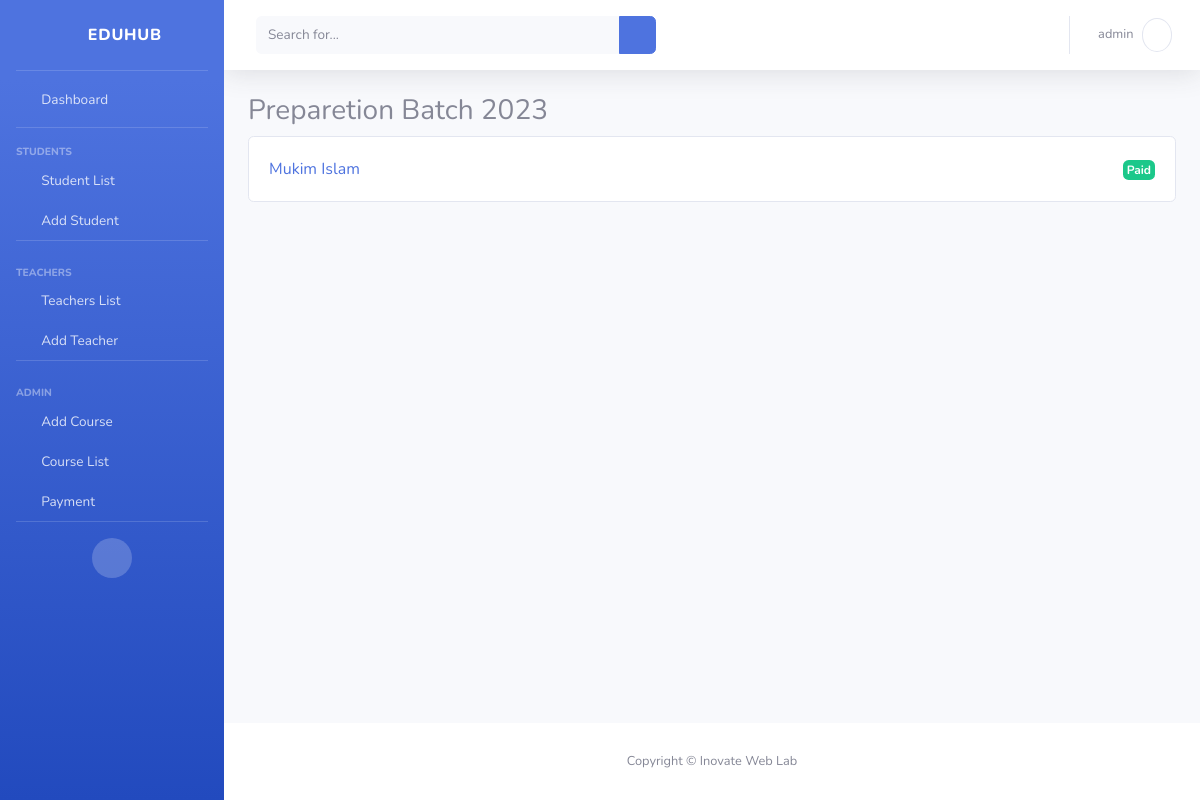
The app's page /course-details/6 (signed in) with its own data.
### main/models.py (models this page shows, shortened)
class Course(models.Model):
    FEE_TYPES = (
        ('one-time', 'One-time'),
        ('monthly', 'Monthly'),
    )
    course_name = models.CharField(max_length=100, null=True, blank=True)
    desc = models.TextField(null=True, blank=True, default='N/A')
    fee_type = models.CharField(max_length=20, choices=FEE_TYPES)
    fee = models.IntegerField(null=True, blank=True)
    first_roll = models.IntegerField(default=1)

class Student(models.Model):
    GENDERS = (
        ('male', "Male"),
        ('female', 'Female'),
        ('custom', 'Custom'),
    )
    STATUS = (
        ('running', 'Running'),
        ('finished', 'Finished')
    )
    student_id = models.IntegerField(unique=True, null=True, blank=True)
    student_photo = models.ImageField(upload_to='student_photos/', null=True, blank=True)
    student_name = models.CharField(max_length=40, null=True, blank=True)
    date_of_birth = models.DateField(blank=True, null=True, default='N/A')
    gender = models.CharField(max_length=20,choices=GENDERS, null=True, blank=True, default='N/A')
    religion = models.CharField(max_length=20, null=True, blank=True, default='N/A')
    contact_number = models.CharField(max_length=20, null=True, blank=True, default='N/A')
    father_name = models.CharField(max_length=20, null=True, blank=True, default='N/A')
    mother_name = models.CharField(max_length=20, null=True, blank=True, default='N/A')
    home_number = models.CharField(max_length=20, null=True, blank=True, default='N/A')
    address = models.CharField(max_length=20, null=True, blank=True, default='N/A')
    course = models.ForeignKey(Course, on_delete=models.CASCADE, default=0)
    status = models.CharField(max_length=15, choices=STATUS, default="N/A")

### EduHub/views.py (the view)
# urls.py: path('course-details/<int:id>', views.course_details, name='course-details'),
def course_details(request, id):
    course = Course.objects.get(id=id)
    students = course.student_set.all()
    context = {
        'course': course,
        'students': students
    }
    return render(request, 'course_details.html', context)

### templates/course_details.html (shortened to what this page needs)
{% extends 'base.html' %}
{% load static %}
{% block body %}
<h1 class="h3">
    {{course.course_name}}
</h1>
{% if students %}
{% for student in students %}
<a href="{% url 'single-student' student.id %}">
    <div class="card">
        <div class="card-body">
            <div class="row">
                <div class="col-6">{{student.student_name}}</div>
                <div class="col-6 text-right">
                    {% if student.course.fee_type == "one-time" %}
                    {% if student.onetimefee.status == True %}
                    <div class="badge badge-success p-1">Paid</div>
                    {% else %}
                    <div class="badge badge-danger p-1">Unpaid</div>
                    {% endif %}
                    {% endif %}
                </div>
            </div>
        </div>
    </div>
</a>
{% endfor %}
{% else %}
<div class="card">
    <div class="card-body">
        No students found
    </div>
</div>
{% endif %}
{% endblock %}

### templates/base.html (shortened to what this page needs)
{% load static %}
<!DOCTYPE html>
<html lang="en">
<head>
    <link href="{% static 'vendor/fontawesome-free/css/all.min.css' %}" rel="stylesheet" type="text/css">
    <link href="{% static 'css/bootstrap.min.css' %}" rel="stylesheet">
</head>
<body id="page-top">
    <div id="wrapper">
        <ul class="navbar-nav bg-gradient-primary sidebar sidebar-dark accordion" id="accordionSidebar">
            <a class="sidebar-brand d-flex align-items-center justify-content-center" href="{% url 'index' %}">
                <div class="sidebar-brand-icon rotate-n-15">
                    <i class="fas fa-laugh-wink"></i>
                </div>
                <div class="sidebar-brand-text mx-3">EduHub</div>
            </a>
            <hr class="sidebar-divider my-0">
            <li class="nav-item">
                <a class="nav-link" href="{% url 'index' %}">
                    <i class="fas fa-fw fa-tachometer-alt"></i>
                    <span>Dashboard</span></a>
            </li>
            <hr class="sidebar-divider">
            <div class="sidebar-heading">
                Students
            </div>
            <li class="nav-item">
                <a class="nav-link py-2" href="{% url 'student-list' %}">
                    <i class="fas fa-fw fa-users"></i>
                    <span>Student List</span></a>
            </li>
            <li class="nav-item">
                <a class="nav-link py-2" href="{% url 'add-student' %}">
                    <i class="fas fa-fw fa-user-plus"></i>
                    <span>Add Student</span></a>
            </li>
            <hr class="sidebar-divider">
            <div class="sidebar-heading pt-2">
                Teachers
            </div>
            <li class="nav-item">
                <a class="nav-link py-2" href="{% url 'teacher-list' %}">
                    <i class="fas fa-fw fa-user-tie"></i>
                    <span>Teachers List</span></a>
            </li>
            <li class="nav-item">
                <a class="nav-link py-2" href="{% url 'add-teacher' %}">
                    <i class="fas fa-fw fa-user-tie"></i>
                    <span>Add Teacher</span></a>
            </li>
            <hr class="sidebar-divider">
            <div class="sidebar-heading pt-2">
                Admin
            </div>
            <li class="nav-item">
                <a class="nav-link py-2" href="{% url 'add-course' %}">
                    <i class="fas fa-fw fa-graduation-cap"></i>
                    <span>Add Course</span></a>
            </li>
            <li class="nav-item">
                <a class="nav-link py-2" href="{% url 'course-list' %}">
                    <i class="fas fa-fw fa-graduation-cap"></i>
                    <span>Course List</span></a>
            </li>
            <li class="nav-item">
                <a class="nav-link py-2" href="#" data-bs-toggle="modal" data-bs-target="#exampleModal">
                    <i class="fas fa-fw fa-chart-area"></i>
                    <span>Payment</span></a>
            </li>
            <hr class="sidebar-divider d-none d-md-block">
            <div class="text-center d-none d-md-inline">
                <button class="rounded-circle border-0" id="sidebarToggle"></button>
            </div>
        </ul>
        <div id="content-wrapper" class="d-flex flex-column">
            <div id="content">
                <nav class="navbar navbar-expand navbar-light bg-white topbar mb-4 static-top shadow">
                    <form
                        class="d-none d-sm-inline-block form-inline mr-auto ml-md-3 my-2 my-md-0 mw-100 navbar-search">
                        <div class="input-group">
                            <input type="text" class="form-control bg-light border-0 small" placeholder="Search for..."
                                aria-label="Search" aria-describedby="basic-addon2">
                            <div class="input-group-append">
                                <button class="btn btn-primary" type="button">
                                    <i class="fas fa-search fa-sm"></i>
                                </button>
                            </div>
                        </div>
                    </form>
                    <ul class="navbar-nav ml-auto">
                        <li class="nav-item dropdown no-arrow">
                            <a class="nav-link dropdown-toggle" href="#" id="userDropdown" role="button"
                                data-toggle="dropdown" aria-haspopup="true" aria-expanded="false">
                                <span class="mr-2 d-none d-lg-inline text-gray-600 small">{{user.username}}</span>
                                <i class="fa fa-user rounded-circle border p-2"></i>
                            </a>
                        </li>
                    </ul>
                </nav>
                <div class="container-fluid">
                    {% block body %}
                    {% endblock %}
                </div>
            </div>
            <footer class="sticky-footer bg-white">
                <div class="container my-auto">
                    <div class="copyright text-center my-auto">
                        <span>Copyright &copy; Inovate Web Lab</span>
                    </div>
                </div>
            </footer>
        </div>
    </div>
</body>
</html>

### records on screen
Course: course_name "Preparetion Batch 2023"
Student: student_name "Mukim Islam", shows "Paid"

### other values on screen
{{ user.username }} "admin"
